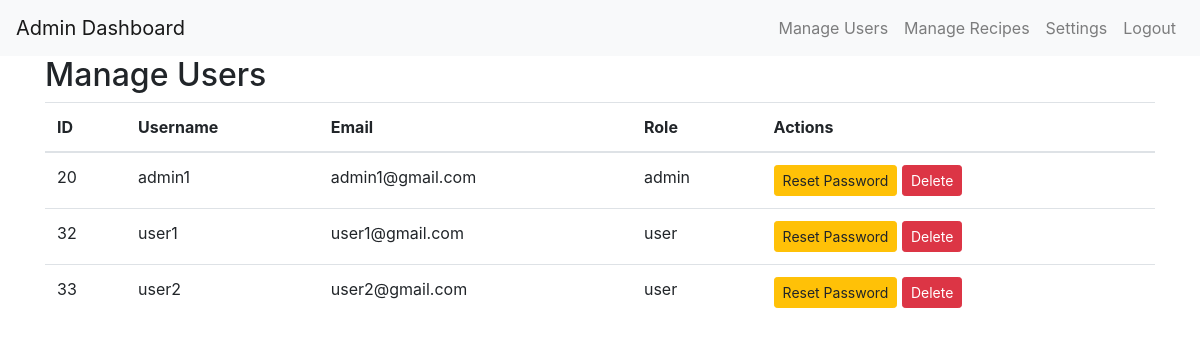
Screenshot of /admin/manage_users (signed in) with the database file from the repository.
### app/models.py (models this page shows)
class User(db.Model, UserMixin):
    id = db.Column(db.Integer, primary_key=True)
    username = db.Column(db.String(20), unique=True, nullable=False)
    email = db.Column(db.String(120), unique=True, nullable=False)
    password = db.Column(db.String(60), nullable=False)
    role = db.Column(db.String(10), nullable=False, default='user')
    completed_recipes = db.Column(db.Integer, default=0)
    recipes_created = db.Column(db.Integer, default=0)
    recipes_shared = db.Column(db.Integer, default=0)
    friends_connected = db.Column(db.Integer, default=0)
    shopping_lists_created = db.Column(db.Integer, default=0)
    conversion_tool_uses = db.Column(db.Integer, default=0)
    credits = db.Column(db.Integer, default=100)
    tools = db.relationship('Tool', backref='owner', lazy=True, cascade="all, delete-orphan")
    posts = db.relationship('Post', backref='author', lazy=True, cascade="all, delete-orphan")
    created_challenges = db.relationship('Challenge', backref='creator', lazy=True, overlaps="challenge_creator,created_challenges")
    participated_challenges = db.relationship('ChallengeParticipant', backref='user_participation', lazy=True, overlaps="participant,challenges_participated")

### app/admin_routes.py (the view)
@admin.route('/manage_users')
@login_required
def manage_users():
    if current_user.role != 'admin':
        flash('You do not have permission to view this page.', 'danger')  # Show error message if user is not admin
        return redirect(url_for('user.index'))  # Redirect non-admin users to the user index page
    users = User.query.all()  # Query all users from the database
    return render_template('admin_manage_users.html', users=users)  # Render the manage users page for admins

### app/__init__.py (called while the page is built)
@login_manager.user_loader
def load_user(user_id):
    from app.models import User  # Import the User model to access the user information
    return User.query.get(int(user_id))  # Query the database to get the user with the given user ID

### app/templates/admin_manage_users.html (shortened to what this page needs)
{% extends "admin_base.html" %}
{% block content %}
<h2>Manage Users</h2>
<table class="table">
    <thead>
        <tr>
            <th>ID</th>
            <th>Username</th>
            <th>Email</th>
            <th>Role</th>
            <th>Actions</th>
        </tr>
    </thead>
    <tbody>
        {% for user in users %}
        <tr>
            <td>{{ user.id }}</td>
            <td>{{ user.username }}</td>
            <td>{{ user.email }}</td>
            <td>{{ user.role }}</td>
            <td>
                <a href="{{ url_for('admin.admin_reset_password', user_id=user.id) }}" class="btn btn-warning btn-sm">Reset Password</a>
                <form action="{{ url_for('admin.admin_delete_user', user_id=user.id) }}" method="POST" style="display:inline;">
                    <button type="submit" class="btn btn-danger btn-sm">Delete</button>
                </form>
            </td>
        </tr>
        {% endfor %}
    </tbody>
</table>
{% endblock %}

### rows the page displays
User: id "20", username "admin1", email "admin1@gmail.com", role "admin"
User: id "32", username "user1", email "user1@gmail.com", role "user"
User: id "33", username "user2", email "user2@gmail.com", role "user"
